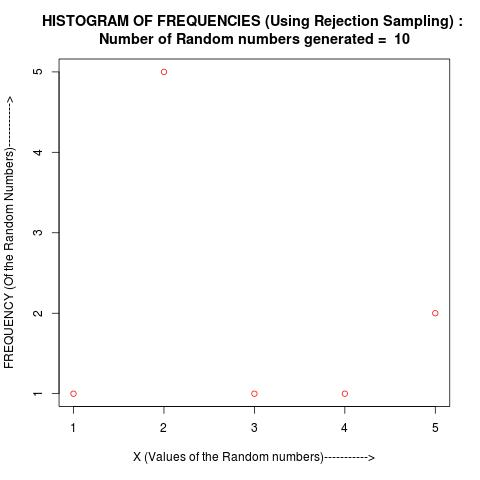

The script that saved this image:
generateDISACCREJ<-function(num){

a<-c(16807, 40692)
m<-c(((2^31)-1), 2147483399)
x0<-c(5,5)
u<-array(2)
y<-array(2)
countnum<-0
countaccept<-0
arraysummary<-array()
q = c(0.2, 0.2, 0.2, 0.2, 0.2)
p = c(0.05, 0.25, 0.45, 0.15, 0.10)
countfreq<-numeric(5)
M<-2.25

y[1]<-(a[1]*x0[1])%%m[1]
y[2]<-(a[2]*x0[2])%%m[2]
u[1]<-y[1]/m[1]
u[2]<-y[2]/m[2]

	while(countaccept < num){
	
		index<-1
		prob<-0
		
		while(index <= 5){
		
			prob<-prob+q[index]
			if(u[1] < prob)
				break
				
			index<-index+1
		}
		
		if(u[2]<=(p[index]/(M*q[index]))){
			#print(paste("Accepted : ", index), quote = FALSE)
			countaccept<-countaccept+1
			countfreq[index]<-countfreq[index]+1
			arraysummary[countnum]<-index
		}
		
		countnum<-countnum+1
		y[1]<-(a[1]*y[1])%%m[1]
		y[2]<-(a[2]*y[2])%%m[2]
		u[1]<-y[1]/m[1]
		u[2]<-y[2]/m[2]
	}
	print(paste("Number of values generated for testing : ", countnum), quote = FALSE)
	print(paste("Number of values accepted : ", countaccept), quote = FALSE)
	print(paste("Probability of Acceptance (Experimental) : ", countaccept/countnum), quote = FALSE)
	print(paste("Probability of Acceptance (Theoretical) : ", 1/M), quote = FALSE)
	print(summary(arraysummary))
	print(countfreq)
	plot(countfreq, xlab = "X (Values of the Random numbers)----------->", ylab = "FREQUENCY (Of the Random Numbers)----------->", col = rgb(1,0,0,1), main = paste("HISTOGRAM OF FREQUENCIES (Using Rejection Sampling) : \nNumber of Random numbers generated = ", num))
	dev.copy(jpeg, "Q3b.jpeg")
	dev.off()
}

generateDISACCREJ(10)
